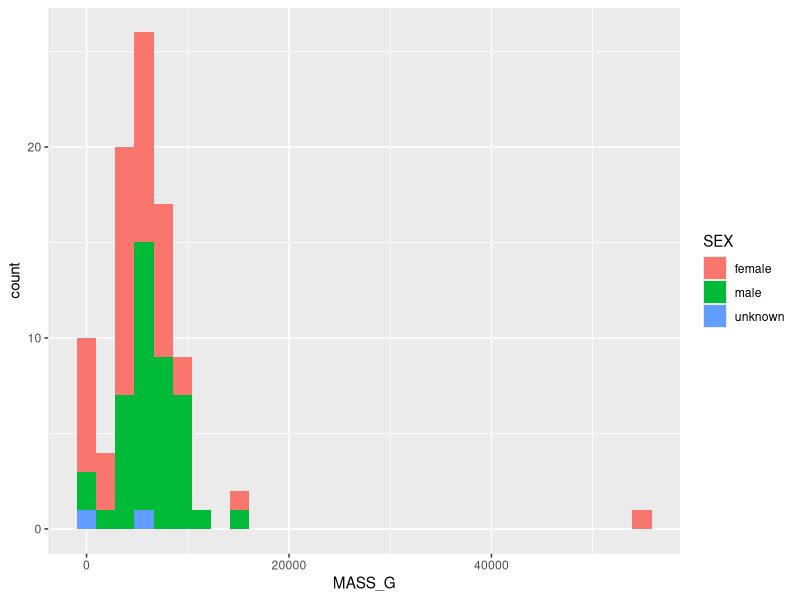
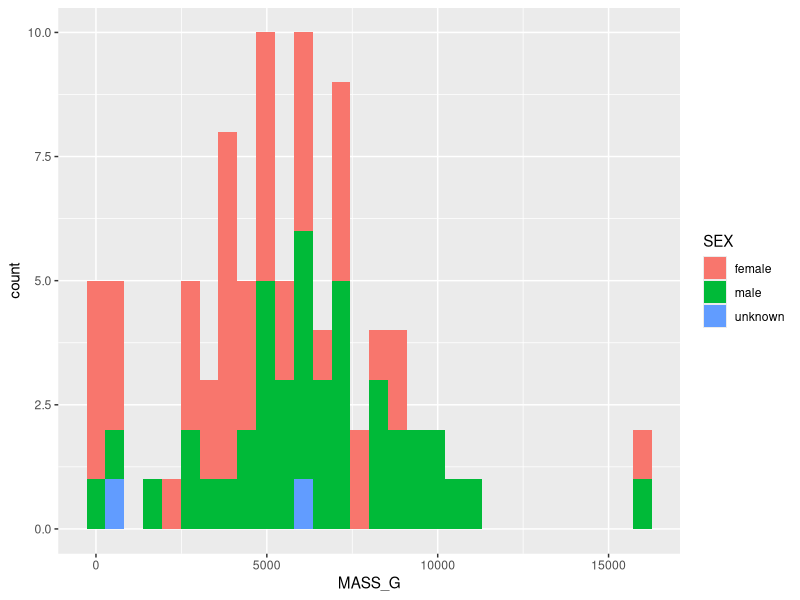
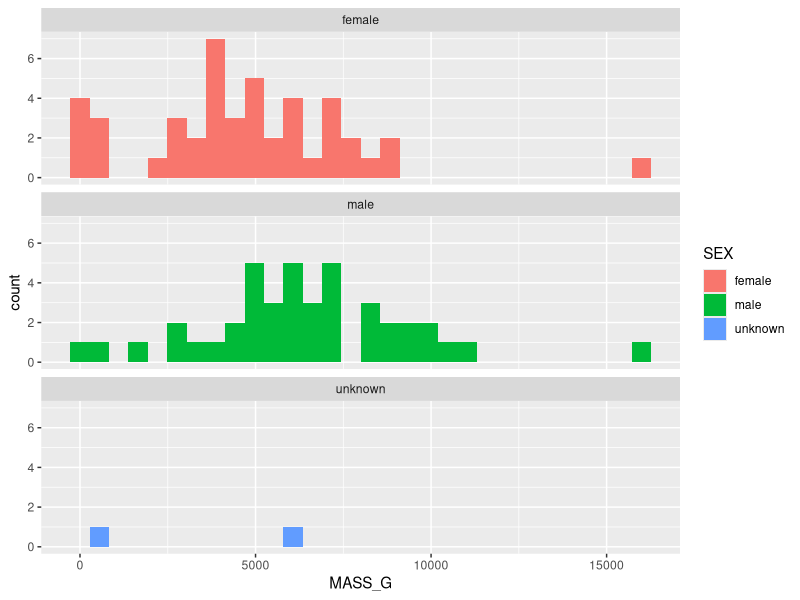
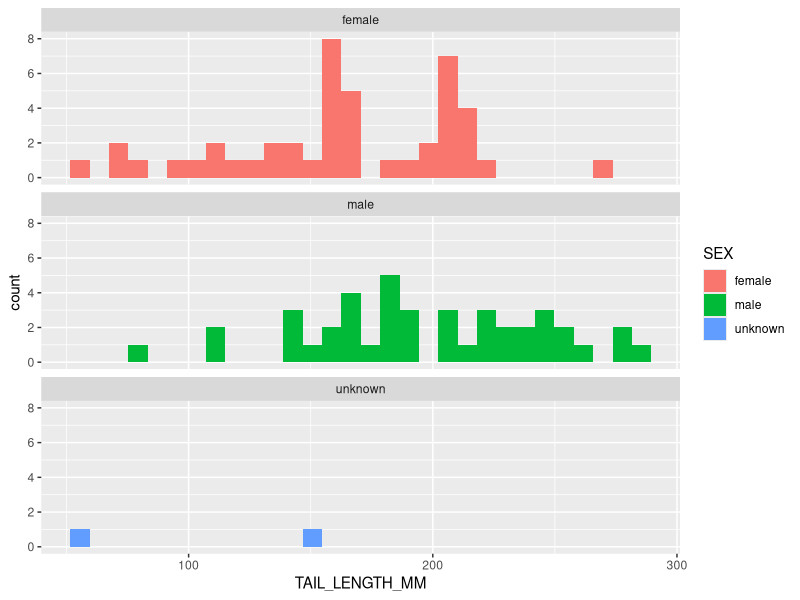
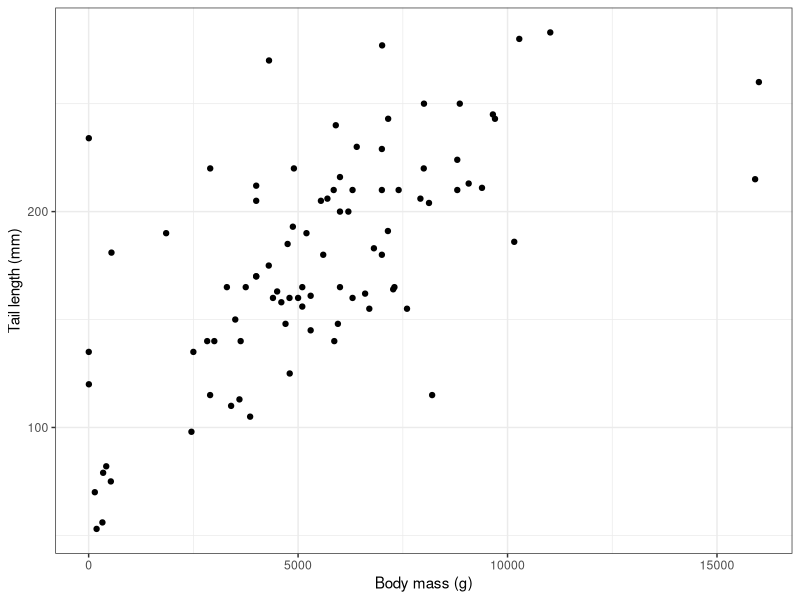
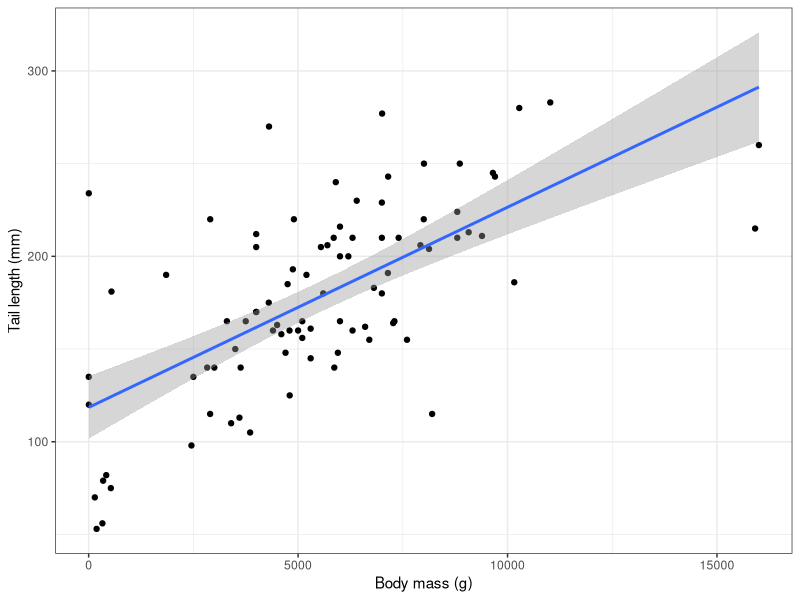

R code for these plots, in order:
## ---- chunk 1
rm(list = ls())
library(tidyverse)
library(here)

porcs <- read_csv(here("Data/porcs_complete.csv"))
## ---- chunk 2

summary(porcs$MASS_G) #examine continuous variable

ggplot(porcs, aes(MASS_G, fill = SEX))+
  geom_histogram()
## ---- chunk 3
porcs <- porcs |>
  filter(MASS_G < 20000)
## ---- chunk 4
ggplot(porcs, aes(MASS_G, fill = SEX))+
  geom_histogram()
## ---- chunk 5
ggplot(porcs, aes(MASS_G, fill = SEX))+
  geom_histogram()+
  facet_wrap(~ SEX, ncol = 1)
## ---- chunk 6

summary(porcs$TAIL_LENGTH_MM)

ggplot(porcs, aes(TAIL_LENGTH_MM, fill = SEX))+
  geom_histogram()+
  facet_wrap(~SEX, ncol = 1)
## ---- chunk 7
ggplot(porcs, aes(MASS_G, TAIL_LENGTH_MM))+
  geom_point() + #for scatter plots
  labs(x = "Body mass (g)", y = "Tail length (mm)")+ #axis labels
  theme_bw() #black and white basic plot theme
## ---- chunk 8
porc_model <- lm(TAIL_LENGTH_MM ~ MASS_G, data = porcs)
## ---- chunk 9
anova(porc_model)
## ---- chunk 10
summary(porc_model)
## ---- chunk 11
ggplot(porcs, aes(MASS_G, TAIL_LENGTH_MM))+
  geom_point() + #for scatter plots
  geom_smooth(method = "lm")+ #plot the regression line
  labs(x = "Body mass (g)", y = "Tail length (mm)")+ #axis labels
  theme_bw() #black and white basic plot theme
